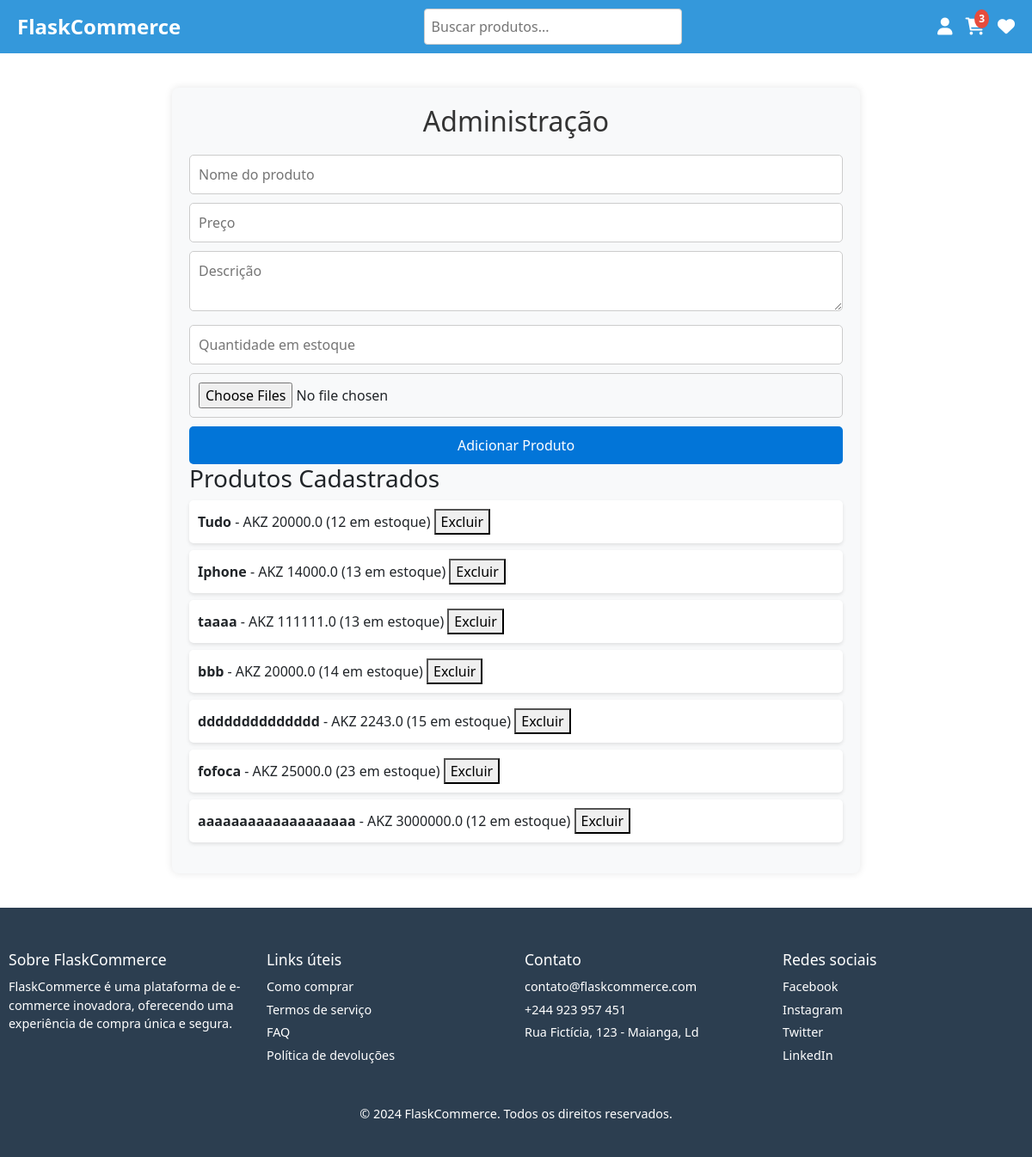
/admin, run on an earlier commit of the app's database.
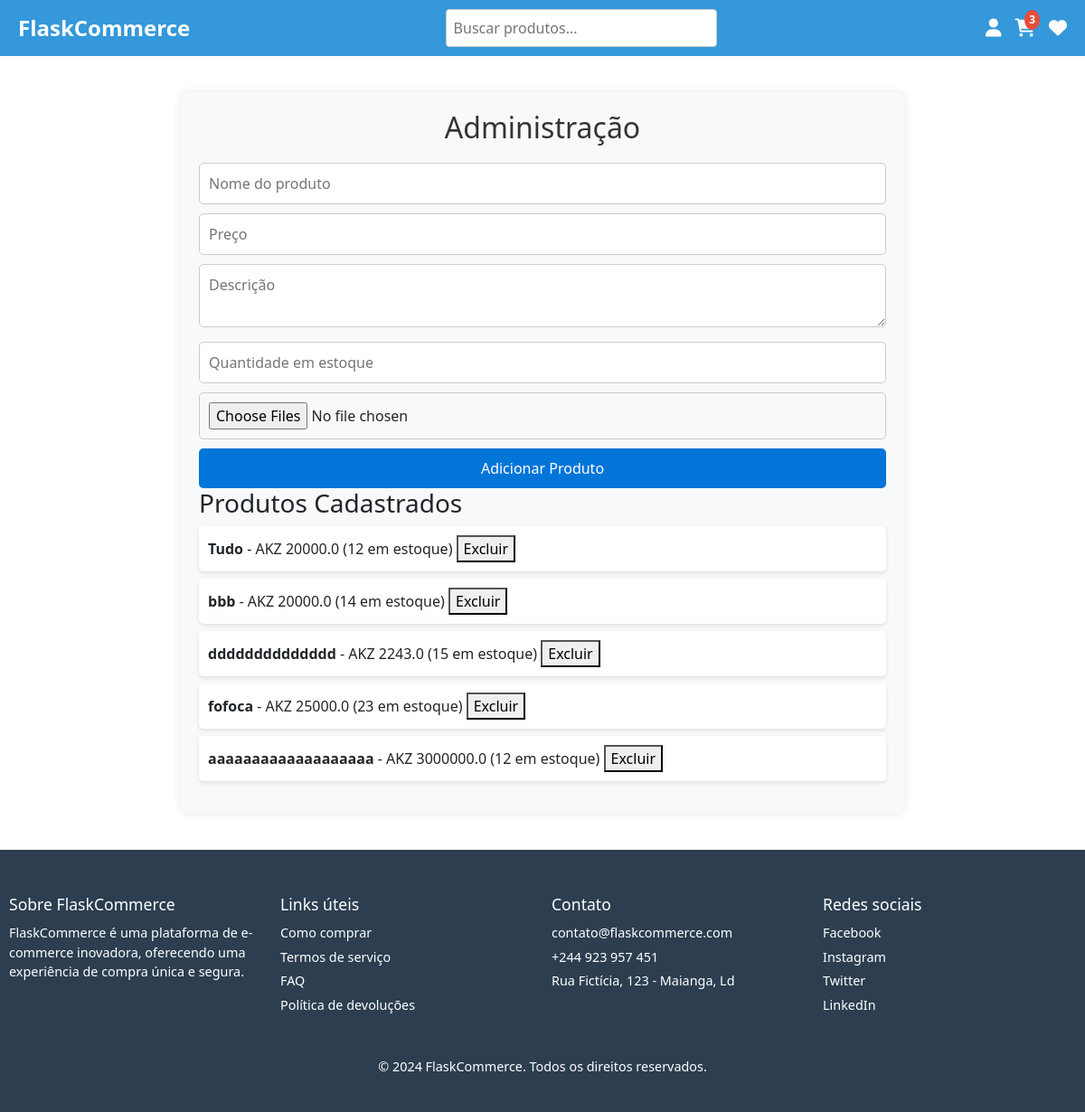
And on a later commit of the database.
### models.py (models this page shows)
class Produto(db.Model):
    id = db.Column(db.Integer, primary_key=True)
    nome = db.Column(db.String(100), nullable=False)
    preco = db.Column(db.Float, nullable=False)
    descricao = db.Column(db.Text, nullable=True)
    quantidade = db.Column(db.Integer, nullable=False,
                            default=1)  # Quantidade disponível
    imagens = db.relationship('ImagemProduto', backref='produto', lazy=True)

### routes.py (the view)
@app.route('/admin')
def admin():
    produtos = Produto.query.all()
    return render_template('admin.html', produtos=produtos)

### templates/admin.html (shortened to what this page needs)
{% extends 'base.html' %}
{% block content %}
<div class="admin-container">
    <h2 class="admin-title">Administração</h2>
    <form class="admin-form" method="POST" action="{{ url_for('add_produto') }}" enctype="multipart/form-data">
        <input type="text" name="nome" placeholder="Nome do produto" required>
        <input type="number" name="preco" placeholder="Preço" step="0.01" required>
        <textarea name="descricao" placeholder="Descrição"></textarea>
        <input type="number" name="quantidade" placeholder="Quantidade em estoque" required>
        <input type="file" name="imagens" multiple accept="image/*" required>
        <button type="submit">Adicionar Produto</button>
    </form>
    <h3>Produtos Cadastrados</h3>
    <ul class="admin-products">
        {% for produto in produtos %}
            <li>
                <strong>{{ produto.nome }}</strong> - AKZ {{ produto.preco }} ({{ produto.quantidade }} em estoque)
                <form method="POST" action="{{ url_for('delete_produto', produto_id=produto.id) }}" style="display:inline;">
                    <button type="submit" class="delete-btn" onclick="return confirm('Tem certeza que deseja excluir este produto?');">Excluir</button>
                </form>
            </li>
        {% endfor %}
    </ul>
</div>
{% endblock %}

What changed in the data, as far as the page shows it:
removed Produto: nome "Iphone", preco "14000.0", quantidade "13"
removed Produto: nome "taaaa", preco "111111.0", quantidade "13"
